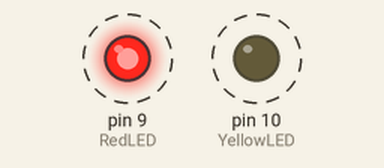
Recording of a sketch running on a simulated Arduino Uno, built with avr-gcc and run on an emulated ATmega328P. Parts: output pins drawn as LEDs (lit = HIGH). Dashed ring = blinking.

Above: at 0.05 s.
Timing chart, 0 to 4.6 s (numbered marks = the images above):
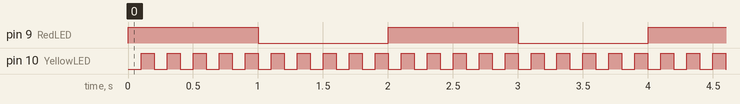

Measured:
- by itself, pin 9 (RedLED): alternates HIGH for 1.0 s and LOW for 1.0 s
- by itself, pin 10 (YellowLED): alternates HIGH for 0.10 s and LOW for 0.10 s

The sketch:

TimerOne.ino
```cpp
#include <TimerOne.h>
String LEDStatus = "OFF";
int YellowLED = 10;
int RedLED = 9;

void setup() {
  // put your setup code here, to run once:
  pinMode(YellowLED, OUTPUT);
  pinMode(RedLED, OUTPUT);

  Timer1.initialize(100000);
  Timer1.attachInterrupt( BlinkYellow );
  Serial.begin(9600);
}

void loop() {
  // put your main code here, to run repeatedly:
  digitalWrite(RedLED, HIGH);
  delay(1000);
  digitalWrite(RedLED, LOW);
  delay(1000);

}

void BlinkYellow()
{
  if (LEDStatus == "ON"){
    digitalWrite(YellowLED, LOW);
    LEDStatus = "OFF";
    return;
  }
   if (LEDStatus == "OFF"){
    digitalWrite(YellowLED, HIGH);
    LEDStatus = "ON";
    return;
  }

}
```
